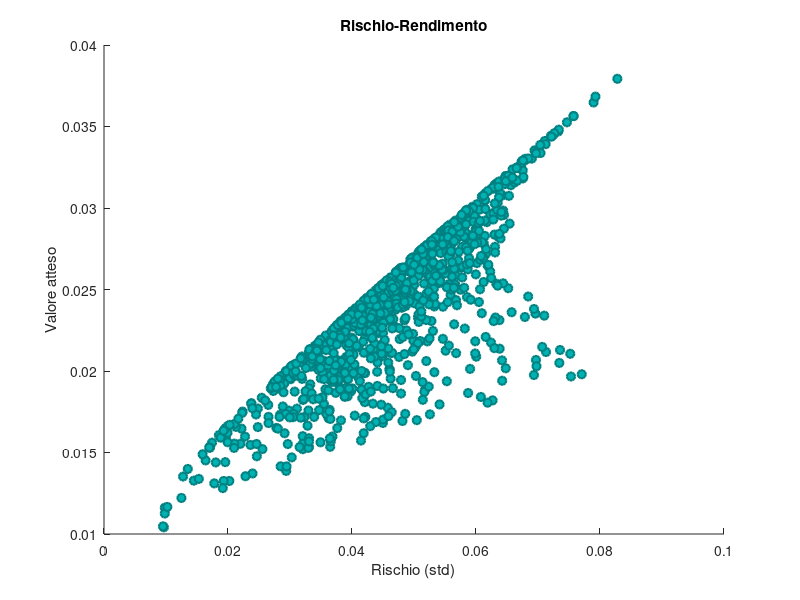

Write MATLAB code to recreate this figure. (Note: this script raises an error after producing the figure.)
%% Genera portafogli aleatori composti da 3 titoli e fa il grafico nello spazio rischio-rendimento.

% Input necessari per il modello media-varianza
mu_A		= 0.02;
mu_B		= 0.01;
mu_C		= 0.04;
sigma_A	= 0.08;
sigma_B	= 0.01;
sigma_C	= 0.09;
corAB  = -0.2;
corAC=0.2;
corBC=-0.1;

%% calcolo del rendimento atteso e deviazione standard del rendimento di un portafogli specifico utilizzando la forma matriciale
V =  [	sigma_A^2 					corAB*sigma_A*sigma_B 		corAC*sigma_A*sigma_C ;
		corAB*sigma_A*sigma_B 		sigma_B^2 					corBC*sigma_C*sigma_B; 
		corAC*sigma_A*sigma_C 		corBC*sigma_C*sigma_B		sigma_C^2];
R = [mu_A ; mu_B ; mu_C ];

% un portafogli aleatorio
X = [ 0.3 ; 0.4 ; 0.3 ];
ERP      = X'*R;
sigmaP  = sqrt(X'*V*X);


n_portfolio = 1000;% il numero dei portafogli da generare
r_p 		= zeros(n_portfolio,1);% prealloca il rendimento atteso dei portafogli 
var_p 	= zeros(n_portfolio,1);% prealloca la varianze dei rendimenti dei portafogli 
Xp	 		= zeros(3,n_portfolio);% prealloca le quote dei due titoli per ciascun portafogli 

%% genera 1000 portafogli aleatori e calcola i loro valore attesi e deviazione standard
for i = 1:n_portfolio
	X 			= rand(3,1);% genera tre numeri casuali da una uniforme [0,1]
	Xp(:,i) 			= X/sum(X);% vettore dei pesi con il  vincolo di budget soddisfatto
	r_p(i)   	= Xp(:,i)'*R;% rendimento atteso del rendimento di ciascun portafogli 
	var_p(i)  = Xp(:,i)'*V*Xp(:,i);% varianza del rendimento di ciascun portafogli
end
sig_p=sqrt(var_p);% deviazionne standard del rendimento di ciascun portafogli 

%% fai il plotting della deviazione standard e rendimento atteso dei portafogli generati
scatter(sig_p,r_p, 'MarkerEdgeColor',[0 .5 .5],...
              'MarkerFaceColor',[0 .7 .7],...
              'LineWidth',1.5);% grafico a dispersione
xlabel('Rischio (std)');% titolo dell'asse x
ylabel('Valore atteso');% titolo dell'asse y
title('Rischio-Rendimento');% titolo del nostro grafico

%% calcola il portafogli di minima varianza
    %%%%%%%%%%%%%%%%%%%%%%%%%%%%%%%%%%%%%%%%%
%   R uguale al vettore dei rendimenti attesi
%   V uguale alla matrice di varianza-covarianza
%   n ci dà il numero dei titoli del nostro portafogli 
    %%%%%%%%%%%%%%%%%%%%%%%%%%%%%%%%%%%%%%%%%
n		= 3;								
[Xmin, fvalmin] = fmincon(@(x) sqrt(x'*V*x), ... % la funzione da minimizzare
                ones(n,1)/n, ...                 % imposta i valori di ipotesi/partenza
                [], [], ...                      % nessun vincolo di disuguaglianza
                ones(1,n), ...     	             % termine Aeq -> vincolo di uguaglianza Aeq*x=beq
                1, ...                           % termine beq -> vincolo di uguaglianza Aeq*x=beq
				...							     % vincolo : somma(pesi) = 1
                zeros(n, 1), []);                % limite inferiore sui pesi x               
%calcola il rendimento atteso del portafogli di minima varianza
mu_min=Xmin'*R;

%% calcola la frontiera efficiente

numberp    = 40;                                    % numero di punti della frontiera efficiente
mu_i    = linspace(mu_min,max(R),numberp); 			% il valore atteso desiderato
sigma_i = zeros(numberp,1);                         % prealloca la deviazione standard dei portafogli 
for i=1:numberp
    %%% per ciascun valore atteso calcola
    %%% la deviazione standard del portafogli utilizzando la funzione fmincon
    [X, fval] = fmincon(@(x) sqrt(x'*V*x), ... % la funzione da minimizzare
                ones(n,1)/n, ...               % imposta i valori di ipotesi/partenza
                [], [], ...                    % nessun vincolo di disuguaglianza
                [ones(1,n) ; R'], ...     	   % termine Aeq -> vincolo di uguaglianza Aeqx=beq
                [ 1 ; mu_i(i) ], ...           % termine beq -> vincolo di uguaglianza Aeqx=beq
				...							   % primo vincolo : somma(pesi) = 1
				...							   % secondo vincolo : valore atteso portafogli = mu_i
                zeros(n, 1), []);              % limite inferiore sui pesi x              
    sigma_i(i) = fval;                         % memorizza la deviazione standard corrispondente
end
%%%%%%%%%%%%%%%%%%%%%%%%%%%%%%%%%%%%%%%%%%%%%%%%%%%%%%%%%%%%%%%%%%%%%%%%%%%%

%%  fa il plot del rendimento atteso e la deviazione standard dei portafogli calcolati precedentemente
figure
scatter(sig_p,r_p); % grafico a dispersione
xlabel('Rischio (std)');% titolo dell'asse x
ylabel('Valore atteso');% titolo dell'asse y
hold on;% aggiungi grafici al grafico esistente
plot(sigma_i,mu_i,'r'); % plotta il rendimento atteso e la deviazione standard dei portafogli
%calcolati precedentemente
hold on; % aggiungi grafici al grafico esistente
%plotta il portafogli di minima varianza
scatter(fvalmin,mu_min,50, 'k', 'filled');
legend('Portafogli Aleatori','Portafogli Efficienti', 'Portafogli di Minima Varianza', 'Location','northwest');% aggiungi legenda
hold off;% interrompe la sovrapposizione di grafici
